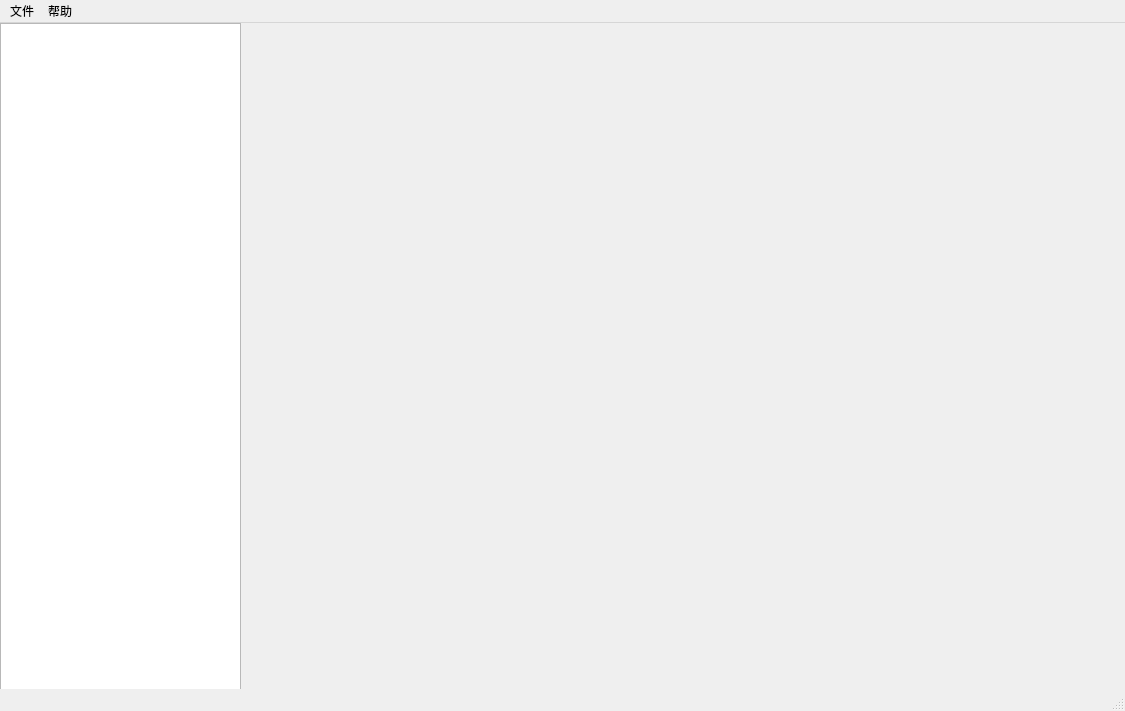
<?xml version="1.0" encoding="UTF-8"?>
<ui version="4.0">
 <class>MainWindow</class>
 <widget class="QMainWindow" name="MainWindow">
  <property name="geometry">
   <rect>
    <x>0</x>
    <y>0</y>
    <width>1125</width>
    <height>711</height>
   </rect>
  </property>
  <property name="windowTitle">
   <string>实验数据可视化</string>
  </property>
  <widget class="QWidget" name="centralwidget">
   <widget class="QTreeView" name="tvDirectory">
    <property name="geometry">
     <rect>
      <x>0</x>
      <y>0</y>
      <width>241</width>
      <height>671</height>
     </rect>
    </property>
   </widget>
  </widget>
  <widget class="QMenuBar" name="menubar">
   <property name="geometry">
    <rect>
     <x>0</x>
     <y>0</y>
     <width>1125</width>
     <height>21</height>
    </rect>
   </property>
   <widget class="QMenu" name="menu_file">
    <property name="title">
     <string>文件</string>
    </property>
    <addaction name="action_newfolder"/>
    <addaction name="separator"/>
    <addaction name="action_openfolder"/>
    <addaction name="separator"/>
    <addaction name="action_closefolder"/>
   </widget>
   <widget class="QMenu" name="menu_help">
    <property name="title">
     <string>帮助</string>
    </property>
    <addaction name="action_about"/>
   </widget>
   <addaction name="menu_file"/>
   <addaction name="menu_help"/>
  </widget>
  <widget class="QStatusBar" name="statusbar"/>
  <action name="action">
   <property name="text">
    <string>打开文件夹</string>
   </property>
  </action>
  <action name="action_newfolder">
   <property name="text">
    <string>新建文件夹</string>
   </property>
  </action>
  <action name="action_openfolder">
   <property name="text">
    <string>打开文件夹</string>
   </property>
  </action>
  <action name="action_closefolder">
   <property name="text">
    <string>关闭文件夹</string>
   </property>
  </action>
  <action name="action_about">
   <property name="text">
    <string>关于</string>
   </property>
  </action>
 </widget>
 <resources/>
 <connections/>
</ui>
